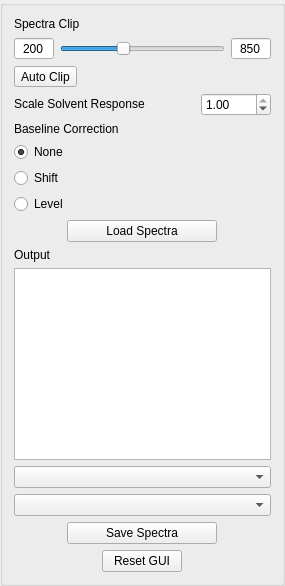
           <widget class="QGroupBox" name="verticalGroupBox_2">
            <property name="sizePolicy">
             <sizepolicy hsizetype="Maximum" vsizetype="Preferred">
              <horstretch>0</horstretch>
              <verstretch>0</verstretch>
             </sizepolicy>
            </property>
            <property name="minimumSize">
             <size>
              <width>285</width>
              <height>0</height>
             </size>
            </property>
            <property name="maximumSize">
             <size>
              <width>285</width>
              <height>16777215</height>
             </size>
            </property>
            <property name="alignment">
             <set>Qt::AlignCenter</set>
            </property>
            <layout class="QVBoxLayout" name="verticalLayout_6">
             <item>
              <widget class="QLabel" name="label_6">
               <property name="sizePolicy">
                <sizepolicy hsizetype="Maximum" vsizetype="Maximum">
                 <horstretch>0</horstretch>
                 <verstretch>0</verstretch>
                </sizepolicy>
               </property>
               <property name="text">
                <string>Spectra Clip</string>
               </property>
              </widget>
             </item>
             <item>
              <layout class="QHBoxLayout" name="horizontalLayout_6">
               <item>
                <widget class="QSpinBox" name="spectra_clip_min">
                 <property name="sizePolicy">
                  <sizepolicy hsizetype="Maximum" vsizetype="Fixed">
                   <horstretch>0</horstretch>
                   <verstretch>0</verstretch>
                  </sizepolicy>
                 </property>
                 <property name="maximumSize">
                  <size>
                   <width>40</width>
                   <height>16777215</height>
                  </size>
                 </property>
                 <property name="alignment">
                  <set>Qt::AlignCenter</set>
                 </property>
                 <property name="buttonSymbols">
                  <enum>QAbstractSpinBox::NoButtons</enum>
                 </property>
                 <property name="maximum">
                  <number>99999</number>
                 </property>
                 <property name="value">
                  <number>200</number>
                 </property>
                </widget>
               </item>
               <item>
                <widget class="QRangeSlider" name="spectra_clip_range">
                 <property name="sizePolicy">
                  <sizepolicy hsizetype="Minimum" vsizetype="Fixed">
                   <horstretch>0</horstretch>
                   <verstretch>0</verstretch>
                  </sizepolicy>
                 </property>
                 <property name="minimum">
                  <number>0</number>
                 </property>
                 <property name="maximum">
                  <number>800</number>
                 </property>
                 <property name="value">
                  <number>300</number>
                 </property>
                 <property name="tracking">
                  <bool>true</bool>
                 </property>
                 <property name="orientation">
                  <enum>Qt::Horizontal</enum>
                 </property>
                 <property name="invertedAppearance">
                  <bool>false</bool>
                 </property>
                </widget>
               </item>
               <item>
                <widget class="QSpinBox" name="spectra_clip_max">
                 <property name="maximumSize">
                  <size>
                   <width>40</width>
                   <height>16777215</height>
                  </size>
                 </property>
                 <property name="alignment">
                  <set>Qt::AlignCenter</set>
                 </property>
                 <property name="buttonSymbols">
                  <enum>QAbstractSpinBox::NoButtons</enum>
                 </property>
                 <property name="maximum">
                  <number>99999</number>
                 </property>
                 <property name="value">
                  <number>850</number>
                 </property>
                </widget>
               </item>
              </layout>
             </item>
             <item>
              <widget class="QToolButton" name="spectra_autoclip">
               <property name="text">
                <string>Auto Clip</string>
               </property>
               <property name="checkable">
                <bool>true</bool>
               </property>
              </widget>
             </item>
             <item>
              <layout class="QHBoxLayout" name="horizontalLayout_7">
               <item>
                <widget class="QLabel" name="label_8">
                 <property name="sizePolicy">
                  <sizepolicy hsizetype="Preferred" vsizetype="Maximum">
                   <horstretch>0</horstretch>
                   <verstretch>0</verstretch>
                  </sizepolicy>
                 </property>
                 <property name="text">
                  <string>Scale Solvent Response</string>
                 </property>
                </widget>
               </item>
               <item>
                <widget class="QDoubleSpinBox" name="spectra_scaleSolv">
                 <property name="maximumSize">
                  <size>
                   <width>70</width>
                   <height>16777215</height>
                  </size>
                 </property>
                 <property name="maximum">
                  <double>1.000000000000000</double>
                 </property>
                 <property name="singleStep">
                  <double>0.010000000000000</double>
                 </property>
                 <property name="value">
                  <double>1.000000000000000</double>
                 </property>
                </widget>
               </item>
              </layout>
             </item>
             <item>
              <layout class="QVBoxLayout" name="verticalLayout_5">
               <item>
                <widget class="QLabel" name="label_7">
                 <property name="sizePolicy">
                  <sizepolicy hsizetype="Preferred" vsizetype="Maximum">
                   <horstretch>0</horstretch>
                   <verstretch>0</verstretch>
                  </sizepolicy>
                 </property>
                 <property name="text">
                  <string>Baseline Correction</string>
                 </property>
                </widget>
               </item>
               <item>
                <widget class="QRadioButton" name="spectra_baseline_none">
                 <property name="sizePolicy">
                  <sizepolicy hsizetype="Minimum" vsizetype="Maximum">
                   <horstretch>0</horstretch>
                   <verstretch>0</verstretch>
                  </sizepolicy>
                 </property>
                 <property name="text">
                  <string>None</string>
                 </property>
                 <property name="checked">
                  <bool>true</bool>
                 </property>
                </widget>
               </item>
               <item>
                <widget class="QRadioButton" name="spectra_baseline_shift">
                 <property name="sizePolicy">
                  <sizepolicy hsizetype="Minimum" vsizetype="Maximum">
                   <horstretch>0</horstretch>
                   <verstretch>0</verstretch>
                  </sizepolicy>
                 </property>
                 <property name="text">
                  <string>Shift</string>
                 </property>
                </widget>
               </item>
               <item>
                <widget class="QRadioButton" name="spectra_baseline_level">
                 <property name="sizePolicy">
                  <sizepolicy hsizetype="Minimum" vsizetype="Maximum">
                   <horstretch>0</horstretch>
                   <verstretch>0</verstretch>
                  </sizepolicy>
                 </property>
                 <property name="text">
                  <string>Level</string>
                 </property>
                </widget>
               </item>
              </layout>
             </item>
             <item>
              <layout class="QHBoxLayout" name="horizontalLayout_40">
               <item>
                <widget class="QPushButton" name="spectra_load">
                 <property name="maximumSize">
                  <size>
                   <width>150</width>
                   <height>16777215</height>
                  </size>
                 </property>
                 <property name="text">
                  <string>Load Spectra</string>
                 </property>
                </widget>
               </item>
              </layout>
             </item>
             <item>
              <widget class="QLabel" name="label_36">
               <property name="text">
                <string>Output</string>
               </property>
              </widget>
             </item>
             <item>
              <widget class="QPlainTextEdit" name="spectra_output">
               <property name="undoRedoEnabled">
                <bool>false</bool>
               </property>
               <property name="readOnly">
                <bool>true</bool>
               </property>
              </widget>
             </item>
             <item>
              <widget class="QComboBox" name="spectra_fluorophore">
               <property name="maximumSize">
                <size>
                 <width>16777215</width>
                 <height>16777215</height>
                </size>
               </property>
              </widget>
             </item>
             <item>
              <widget class="QComboBox" name="spectra_solvent">
               <property name="maximumSize">
                <size>
                 <width>16777215</width>
                 <height>16777215</height>
                </size>
               </property>
              </widget>
             </item>
             <item>
              <layout class="QHBoxLayout" name="horizontalLayout_38">
               <item>
                <widget class="QPushButton" name="spectra_save">
                 <property name="maximumSize">
                  <size>
                   <width>150</width>
                   <height>16777215</height>
                  </size>
                 </property>
                 <property name="text">
                  <string>Save Spectra</string>
                 </property>
                </widget>
               </item>
              </layout>
             </item>
             <item>
              <layout class="QHBoxLayout" name="horizontalLayout_42">
               <item>
                <widget class="QPushButton" name="spectra_reset">
                 <property name="sizePolicy">
                  <sizepolicy hsizetype="Maximum" vsizetype="Fixed">
                   <horstretch>0</horstretch>
                   <verstretch>0</verstretch>
                  </sizepolicy>
                 </property>
                 <property name="text">
                  <string>Reset GUI</string>
                 </property>
                </widget>
               </item>
              </layout>
             </item>
            </layout>
           </widget>
